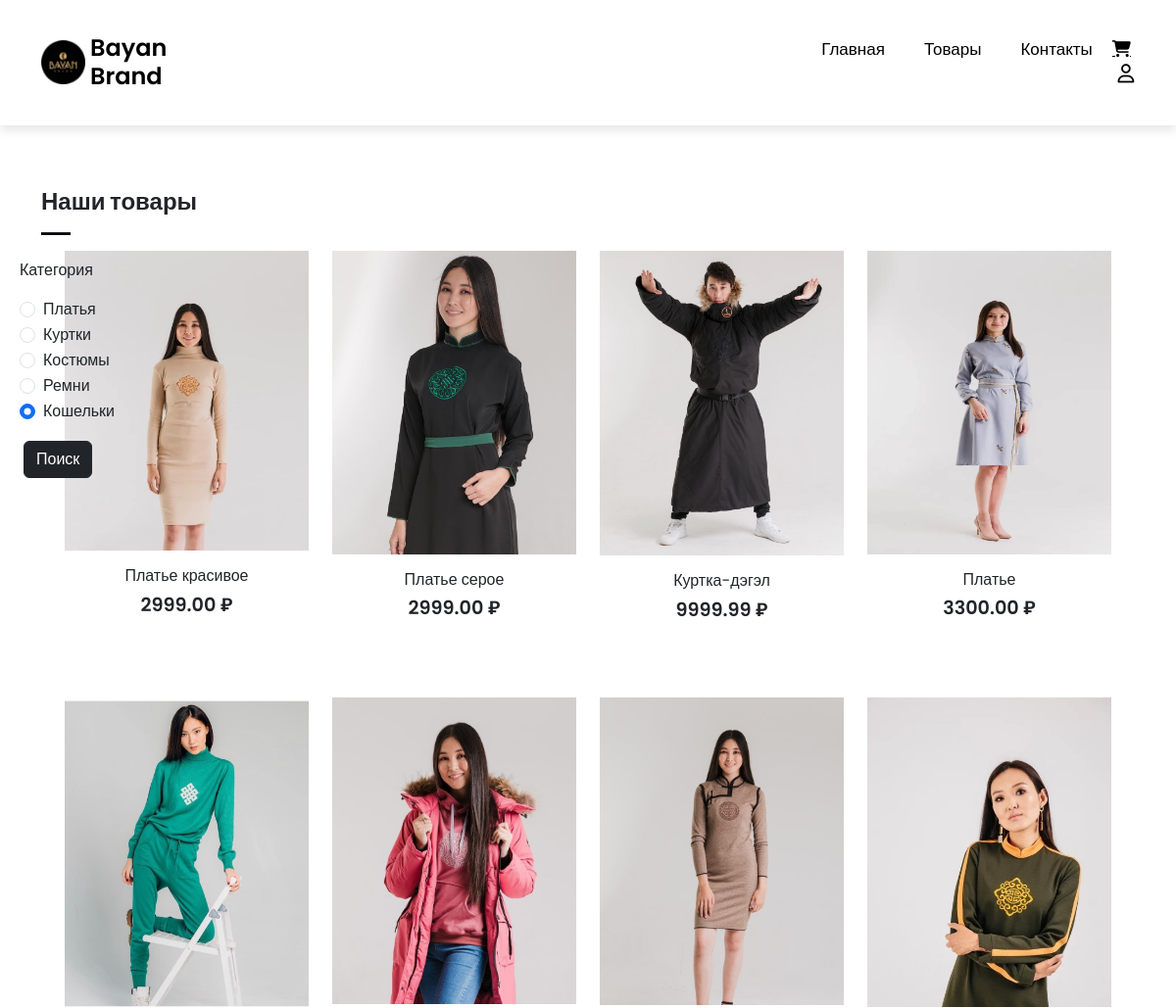
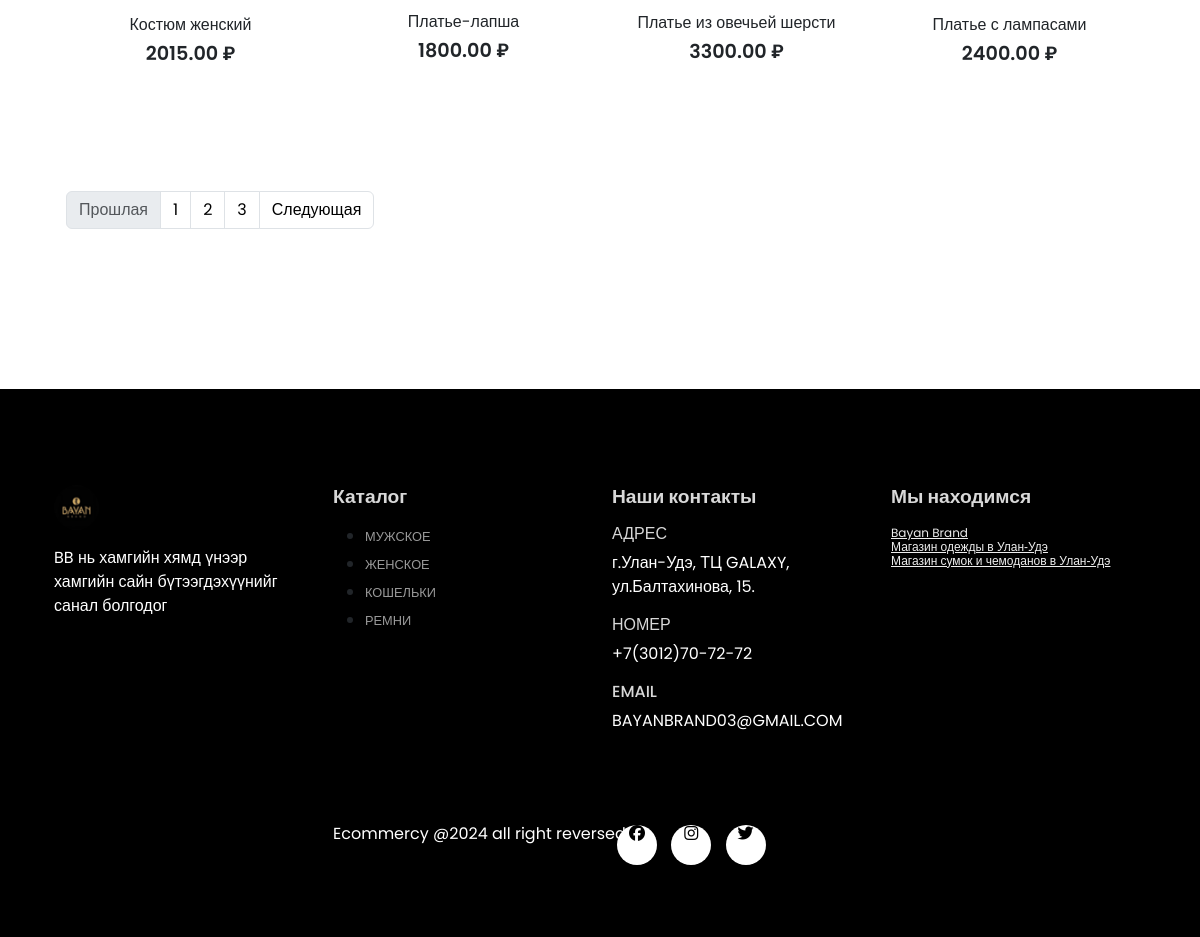
The page /shop.php on the database its author committed (2 pictures, top to bottom).
### tables this page shows
CREATE TABLE `products` (
  `product_id` int(11) NOT NULL,
  `product_name` varchar(100) NOT NULL,
  `product_category` varchar(108) NOT NULL,
  `product_description` varchar(255) NOT NULL,
  `product_image` varchar(255) NOT NULL,
  `product_image2` varchar(255) DEFAULT NULL,
  `product_image3` varchar(255) DEFAULT NULL,
  `product_image4` varchar(255) DEFAULT NULL,
  `product_price` decimal(8,2) NOT NULL,
  `product_special_offer` int(2) DEFAULT NULL,
  `product_color` varchar(108) DEFAULT NULL
);

### shop.php (the view, shortened to what this page needs)
<?php
include('server/connection.php');
$price = 10000;
if(isset($_POST['search'])){
  if(isset($_GET['page_no']) && $_GET['page_no'] !=""){
    $page_no = $_GET['page_no'];
  }else{
    $page_no = 1;
  }
  $category = $_POST['category'];
  $stmt1 = $conn->prepare("SELECT COUNT(*) AS total_records FROM products WHERE product_category=? AND product_price<=?");
  $stmt1->bind_param('si', $category, $price);
  $stmt1->execute();
  $stmt1->bind_result($total_records);
  $stmt1->store_result();
  $stmt1->fetch();
  $total_records_per_page = 8;
  $offset = ($page_no - 1) * $total_records_per_page;
  $total_no_of_pages = ceil($total_records / $total_records_per_page);
  $stmt2 = $conn->prepare("SELECT * FROM products WHERE product_category=? AND product_price<=? LIMIT ?, ?");
  $stmt2->bind_param("siii", $category, $price, $offset, $total_records_per_page);
  $stmt2->execute();
  $products = $stmt2->get_result();
} else {
  if(isset($_GET['page_no']) && $_GET['page_no'] !=""){
    $page_no = $_GET['page_no'];
  }else{
    $page_no = 1;
  }
  $stmt1 = $conn->prepare("SELECT COUNT(*) AS total_records FROM products");
  $stmt1->execute();
  $stmt1->bind_result($total_records);
  $total_records_per_page = 8;
  $offset = ($page_no - 1) * $total_records_per_page;
  $total_no_of_pages = ceil($total_records / $total_records_per_page);
  $stmt2 = $conn->prepare("SELECT * FROM products LIMIT ?, ?");
  $stmt2->bind_param("ii", $offset, $total_records_per_page);
  $stmt2->execute();
  $products = $stmt2->get_result();
}
?>
<?php include('layouts/header.php') ?>
<section id="search" class="my-5 py-5 ms-2">
  <div class="container mt-10 py-5">
  </div>
  <form action="shop.php" method="post">
    <div class="row container">
      <div class="col-lg-12 col-md-12 col-sm-12">
        <br>
        <p>Категория</p>
        <div class="form-check">
          <input type="radio" class="form-check-input" value="dress" name="category" id="category_one" checked>
          <label for="category_one" class="form-check-label">Платья</label>
        </div>
        <div class="form-check">
          <input type="radio" class="form-check-input" value="jacket" name="category" id="category_two" checked>
          <label for="category_two" class="form-check-label">Куртки</label>
        </div>
        <div class="form-check">
          <input type="radio" class="form-check-input" value="custom" name="category" id="category_three" checked>
          <label for="category_three" class="form-check-label">Костюмы</label>
        </div>
        <div class="form-check">
          <input type="radio" class="form-check-input" value="remen" name="category" id="category_four" checked>
          <label for="category_four" class="form-check-label">Ремни</label>
        </div>
        <div class="form-check">
          <input type="radio" class="form-check-input" value="wallet" name="category" id="category_five" checked>
          <label for="category_five" class="form-check-label">Кошельки</label>
        </div>
      </div>
    </div>
    <div class="form-group my-3 mx-3">
      <input type="submit" name="search" value="Поиск" class="btn btn-dark">
    </div>
  </form>
</section>
<section id="featured" class="my-5 py-5">
  <div class="container mt-5 py-5">
  <h3>Наши товары</h3>
    <hr>
  <div class="row mx-auto container">
    <?php
    while($row = $products->fetch_assoc()) {
    ?>
    <div onclick="window.location.href='single_product.php';" class="product text-center col-lg-3 col-md-4 col-sm-12">
      <img class="img-fluid mb-3" src="assets/css/js/images/<?php echo $row['product_image']; ?>"/>
      <h5 class="p-name"><?php echo $row['product_name']; ?></h5>
      <h4 class="p-price"><?php echo $row['product_price']; ?> ₽</h4>
    </div>
    <?php } ?>
    <nav aria-label="Page navigation example">
      <ul class="pagination mt-5">
        <li class="page-item <?php if($page_no <= 1){ echo 'disabled'; } ?>">
          <a href="<?php if($page_no <= 1){ echo '#'; } else { echo "?page_no=".($page_no-1); } ?>" class="page-link">Прошлая</a>
        </li>
        <li class="page-item"><a href="?page_no=1" class="page-link">1</a></li>
        <li class="page-item"><a href="?page_no=2" class="page-link">2</a></li>
        <li class="page-item"><a href="?page_no=3" class="page-link">3</a></li>
        <li class="page-item <?php if($page_no >= $total_no_of_pages){ echo 'disabled'; } ?>">
          <a href="<?php if($page_no >= $total_no_of_pages){ echo '#'; } else { echo "?page_no=".($page_no+1); } ?>" class="page-link">Следующая</a>
        </li>
      </ul>
    </nav>
  </div>
</section>
<?php include('layouts/footer.php') ?>

### layouts/header.php (shortened to what this page needs)
<!DOCTYPE html>
<html lang="en">
<head>
  <link href="https://cdn.jsdelivr.net/npm/bootstrap@5.3.3/dist/css/bootstrap.min.css" rel="stylesheet">
  <link rel="stylesheet" href="https://cdn.jsdelivr.net/npm/bootstrap-icons@1.11.3/font/bootstrap-icons.min.css">
  <link rel="stylesheet" href="https://cdnjs.cloudflare.com/ajax/libs/font-awesome/6.5.2/css/all.min.css" />
  <link rel="stylesheet" href="assets/css/main.css">
</head>
<body>
  <nav class="navbar navbar-expand-lg  navbar-light bg-white py-3 fixed-top ">
    <div class="container">
  <img class="logo" src="img/logo.png" alt="photo" >
  <h2 class="brand">Bayan   Brand</h2>
      <div class="collapse navbar-collapse nav-button" id="navbarSupportedContent">
        <ul class="navbar-nav me-auto mb-2 mb-lg-0">
          <li class="nav-item">
            <a class="nav-link" href="index.php">Главная</a>
          </li>
          <li class="nav-item">
            <a class="nav-link" href="shop.php">Товары</a>
          </li>
          <li class="nav-item">
            <a class="nav-link" href="contact.php">Контакты</a>
          </li>
          <li class="nav-item">
              <a href="cart.php" class="fa-solid fa-cart-shopping" style="color: black;">
            </a>
            <a href="account.php"><i class="fa-solid fa-user" style="color: black;"></i></a>
          </li>
        </ul>
      </div>
    </div>
  </nav>

### layouts/footer.php (shortened to what this page needs)
<footer class="mt-5 py-5">
  <div class="row container mx-auto pt-5">
    <div class="footer-one col-lg-3 col-md-6 col-sm-12">
      <img class="logo"  src="img/logo.png" alt="">
      <p class="pt-3">BB нь хамгийн хямд үнээр хамгийн сайн бүтээгдэхүүнийг санал болгодог</p>
    </div>
    <div class="footer-one col-lg-3 col-md-6 col-sm-12">
      <h5 class="pb-2">Каталог</h5>
      <ul class="text-uppercase">
        <li><a href="">Мужское</a></li>
        <li><a href="">Женское</a></li>
        <li><a href="">Кошельки</a></li>
        <li><a href="">Ремни</a></li>
      </ul>
    </div>
    <div class="footer-one col-lg-3 col-md-6 col-sm-12">
      <h5 class="pb-2">Наши контакты</h5>
<div>
  <h6 class="text-uppercase">Адрес</h6>
<p>г.Улан-Удэ, ТЦ GALAXY, ул.Балтахинова, 15.</p>
</div>
<div class="text-uppercase">
  <h6>Номер</h6>
<p>+7(3012)70-72-72</p>
</div>
<div class="text-uppercase">
  <h6>Email</h6>
<p>bayanbrand03@gmail.com</p>
</div>
    </div>
    <div class="footer-one col-lg-3 col-md-6 col-sm-12">
      <h5 class="pb-2">  Мы находимся</h5>
      <div class="row">
      <div style="position:relative;overflow:hidden;"><a href="https://yandex.ru/maps/org/bayan_brand/56666994187/?utm_medium=mapframe&utm_source=maps" style="color:#eee;font-size:12px;position:absolute;top:0px;">Bayan Brand</a><a href="https://yandex.ru/maps/198/ulan-ude/category/clothing_store/184107943/?utm_medium=mapframe&utm_source=maps" style="color:#eee;font-size:12px;position:absolute;top:14px;">Магазин одежды в Улан‑Удэ</a><a href="https://yandex.ru/maps/198/ulan-ude/category/bags_and_suitcases_store/184107955/?utm_medium=mapframe&utm_source=maps" style="color:#eee;font-size:12px;position:absolute;top:28px;">Магазин сумок и чемоданов в Улан‑Удэ</a><iframe src="https://yandex.ru/map-widget/v1/?indoorLevel=1&ll=107.588633%2C51.827765&mode=search&oid=56666994187&ol=biz&z=18.14" width="500" height="250" frameborder="1" allowfullscreen="true" style="position:relative;"></iframe></div>
      </div>
    </div>
  </div>
<div class="copyright mt-5">
  <div  class="row container mx-auto">
    <div class="col-lg-3 col-md-5 col-sm-12 mb-4">
    </div>
    <div class="col-lg-3 col-md-5 col-sm-12 mb-4 text-nowrap mb-2" style="text-align: center;">
      <p>Ecommercy @2024  all right reversed</p>
    </div>
    <div class="col-lg-3 col-md-5 col-sm-12 mb-4">
      <a href="https://vk.com/bayanbrand"><i class="fab fa-facebook"></i></a>
      <a href="https://www.instagram.com/baynbrand"><i class="fab fa-instagram"></i></a>
      <a href="#"><i class="fab fa-twitter"></i></a>
    </div>
  </div>
</div>
</footer>
</body>
</html>

### assets/css/main.css (style rules this page uses)
.nav-button { margin-left: 53%; }
* { margin: 0; padding: 0; box-sizing: border-box; }
body { font-family: 'Poppins',sans-serif; }
h2 { font-size: 1.8rem; font-weight: 600; }
h3 { font-size: 1.5rem; font-weight: 800; }
h4 { font-size: 1.2rem; font-weight: 600; }
h5 { font-size: 1rem; font-weight: 400; }
h6 { color: #d8d8d8; }
.navbar { font-size: 17px; padding-top: 2rem !important; padding-bottom: 2rem !important; top: 0; left: 0; box-shadow: 0 5px 10px rgba(0, 0, 0,0.1); }
.navbar-light .navbar-nav .nav-link { padding: 0 20px; color: #000; transition: 0.4s ease; }
.navbar i { font-size: 1.2rem; padding: 0 0.7px; transition: 0.4s ease;; font-weight: 500; cursor: pointer; margin-left: 5px; }
.product { cursor: pointer; margin-bottom: 2rem; }
.product img { transition: 0.3s all; }
hr { width: 30px; height: 3px !important; opacity: 1 !important; background-color: #000; }
footer { background-color:black; }
footer h5 { color: #d8d8d8; font-weight: 700; font-size: 1.2rem; }
footer li { padding-bottom: 4px; }
footer li a { color: #999; font-size: 0.8rem; text-decoration: none; }
footer .copyright a { color: #000; height: 40px; width: 40px; background-color: #fff; display: inline-block; text-align: center; line-height: 38px; border-radius: 50%; transition: 0.3 ease; margin:0 5px; }
footer p { color: #fff; }
.logo { width: 45px; height: 45px; }
.navbar .brand { color: #000; margin: 3px 5px; font-size: 1.5rem }

### shop.php (style rules this page uses)
.product img { width: 100%; height: auto; box-sizing: border-box; object-fit: cover; }
.pagination a { color: black; }
#search { float: left; position: absolute; width: 20%; }

### rows shown on the page
products: product_image (picture), product_name "Платье красивое", product_price "2999.00"
products: product_image (picture), product_name "Платье серое", product_price "2999.00"
products: product_image (picture), product_name "Куртка-дэгэл", product_price "9999.99"
products: product_image (picture), product_name "Платье", product_price "3300.00"
products: product_image (picture), product_name "Костюм женский", product_price "2015.00"
products: product_image (picture), product_name "Платье-лапша", product_price "1800.00"
products: product_image (picture), product_name "Платье из овечьей шерсти", product_price "3300.00"
products: product_image (picture), product_name "Платье с лампасами", product_price "2400.00"
